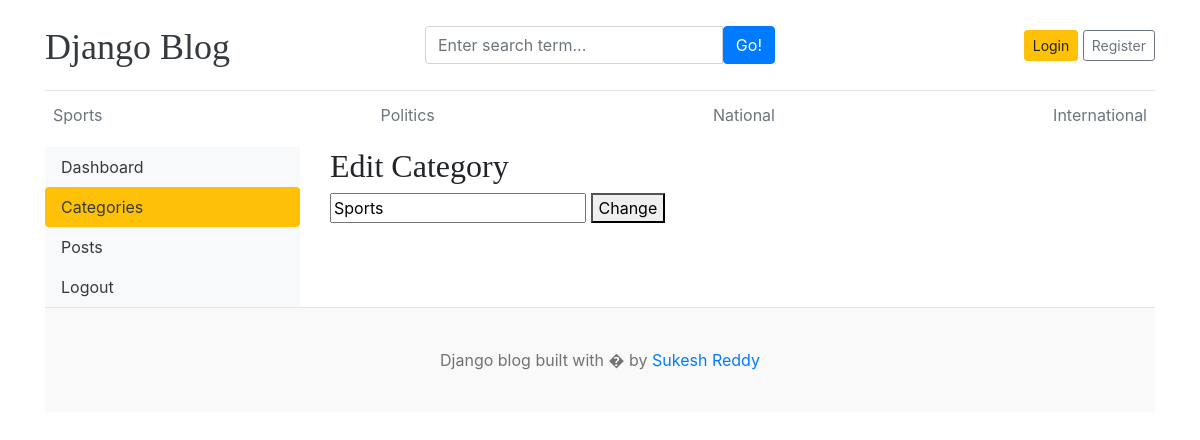
/dashboard/categories/edit/1, run on the app's committed database.
### blogs/models.py (models this page shows, shortened)
class Category(models.Model):
    category_name = models.CharField(max_length=50, unique=True)
    created_at = models.DateTimeField(auto_now_add=True)
    updated_at = models.DateTimeField(auto_now = True)
    class Meta:
        verbose_name_plural = 'Categories'

### dashboards/views.py (the view)
# urls.py: path('categories/edit/<int:pk>', views.edit_category, name='edit_category'),
def edit_category(request, pk):
    if request.method == 'POST':
        category = get_object_or_404(Category, pk=pk)
        new = request.POST['c_name']
        category.category_name = new
        category.save()
        return redirect('categories')
    category = get_object_or_404(Category, pk=pk)
    context ={
        'category' : category
    }
    return render(request, 'dashboards/edit.html', context)

### blogs/context_processors.py (called while the page is built)
def get_categories(request):
    categories = Category.objects.all()
    return dict(categories = categories)

def social_links(request):
    Social = social.objects.all()
    return dict(Social=Social)

### templates/dashboards/edit.html (shortened to what this page needs)
{% extends 'base.html' %}
{% block content %}
<div class="row">
    {% include 'dashboards/sidebar.html' %}
    <div class="col-md-9">
        <h2>Edit Category</h2>
        <form action="{% url 'edit_category' category.id%}" method="post">
            <input type="text" name="c_name" value="{{category.category_name}}">
            <button type="submit">Change</button>
        </form>
    </div>
</div>
{% endblock %}

### templates/base.html (shortened to what this page needs)
{% load static %}
<!DOCTYPE html>
<html lang="en">
<head>
    <link href="https://getbootstrap.com/docs/4.0/dist/css/bootstrap.min.css" rel="stylesheet">
    <link href="{% static 'css/blog.css' %}" rel="stylesheet">
    <link rel="stylesheet" href="https://cdnjs.cloudflare.com/ajax/libs/font-awesome/4.7.0/css/font-awesome.min.css">
  </head>
<body>
    <div class="container">
      <header class="blog-header py-3">
        <div class="row flex-nowrap justify-content-between align-items-center">
          <div class="col-4 pt-1">
            <a class="blog-header-logo text-dark" href="/">Django Blog</a>
          </div>
          <div class="col-4">
            <form action="{% url 'search' %}" method="get">
              <div class="input-group">
                  <input class="form-control" type="text" name="keyword" placeholder="Enter search term..." aria-label="Enter search term..." aria-describedby="button-search" />
                  <button type="submit" class="btn btn-primary" id="button-search" type="button">Go!</button>
              </div>
            </form>
          </div>
          <div class="col-4 d-flex justify-content-end align-items-center">
            {% if not user.is_authenticated %}
            <a class="btn btn-sm btn-warning" href="{% url 'login' %}">Login</a> &nbsp;
            <a class="btn btn-sm btn-outline-secondary" href="{% url 'register' %}">Register</a>
            {% else %}
            <span><a href="{% url 'dashboard' %}" >Dashboard</a></span>
            &emsp;
            <span><a class="btn btn-sm btn-warning" href="{% url 'logout' %}">Logout</a> </span>
            {%endif%}
          </div>
        </div>
      </header>
      <div class="nav-scroller py-1 mb-2">
        <nav class="nav d-flex justify-content-between">
            {% for i in categories %}
          <a href = "{% url 'posts_by_category' i.id %}" class="p-2 text-muted" href="#">{{i.category_name}}</a>
          {% endfor %}
        </nav>
      </div>
{% block content %}
{% endblock %}
<footer class="blog-footer">
  <p>Django blog built with � by <a href="#">Sukesh Reddy</a></p>
</footer>
</body>
</html>

### blog_main/static/css/blog.css (style rules this page uses)
.blog-header { border-bottom: 1px solid #e5e5e5; }
.blog-header-logo { font-family: "Playfair Display", Georgia, "Times New Roman", serif; font-size: 2.25rem; }
h1, h2, h3, h4, h5, h6 { font-family: "Playfair Display", Georgia, "Times New Roman", serif; }
.blog-footer { padding: 2.5rem 0; color: #727272; text-align: center; background-color: #f9f9f9; border-top: .05rem solid #e5e5e5; }
.blog-footer p:last-child { margin-bottom: 0; }

### data on the page
Category: category_name "Sports", c_name "Sports"
Category: category_name "Politics"
Category: category_name "National"
Category: category_name "International"
